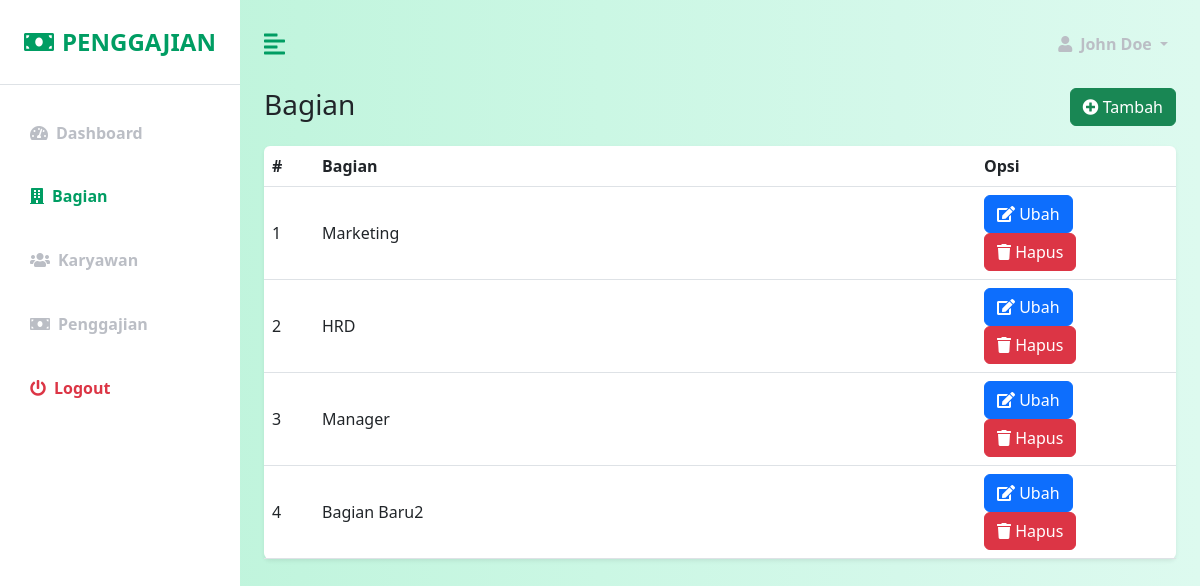
The page /?page=bagian on the database its author committed.
### tables this page shows
CREATE TABLE `bagian` (
  `id` int(11) NOT NULL,
  `nama` varchar(255) NOT NULL
);

### pages/bagian/bagian.php (the view, shortened to what this page needs)
<?php
include "database/connection.php";
?>
<div class="row">
                <div class="col">
                    <h3>Bagian</h3>
                </div>
                <div class="col">
                    <a href="?page=bagiantambah" class="btn btn-success float-end">
                        <i class="fa fa-plus-circle"></i>
                        Tambah
                    </a>
                </div>
</div>
<div class="row mt-3">
        <div class="col">
                <?php
                $selectSQL = "SELECT * FROM bagian";
                $result = mysqli_query($connection, $selectSQL);
                ?>
                <table class="table bg-white rounded shadow-sm  table-hover">
                    <thead>
                            <tr>
                                <th scope="col" width="50">#</th>
                                <th scope="col">Bagian</th>
                                <th scope="col" width="200">Opsi</th>
                            </tr>
                    </thead>
                        <tbody>
                            <?php
                            $no = 1;
                            while ($row = mysqli_fetch_assoc($result)) {
                            ?>
                            <tr class="align-middle">
                                <td>
                                    <?php echo $no++ ?>
                                </td>
                                <td>
                                    <?php echo $row["nama"] ?>
                                </td>
                                <td>
                                    <a href="?page=bagianubah&id=<?php echo $row["id"] ?>" class="btn btn-primary">
                                            <i class="fa fa-edit"></i>
                                            Ubah
                                        </a>
                                    <a href="?page=bagianhapus&id=<?php echo $row["id"] ?>"
                                        onclick="javascript: return confirm('Konfirmasi data akan dihapus?')"
                                        class="btn btn-danger">
                                        <i class="fa fa-trash"></i>
                                        Hapus
                                    </a>
                                </td>
                            </tr>
                            <?php
                            }
                            ?>
                        </tbody>
            </table>
        </div>
    </div>
</body>

### css/custom.css (style rules this page uses)
:root { --main-bg-color: #009d63; --main-text-color: #009d63; --second-text-color: #bbbec5; --second-bg-color: #c1efde; }

### rows shown on the page
bagian: nama "Marketing"
bagian: nama "HRD"
bagian: nama "Manager"
bagian: nama "Bagian Baru2"
